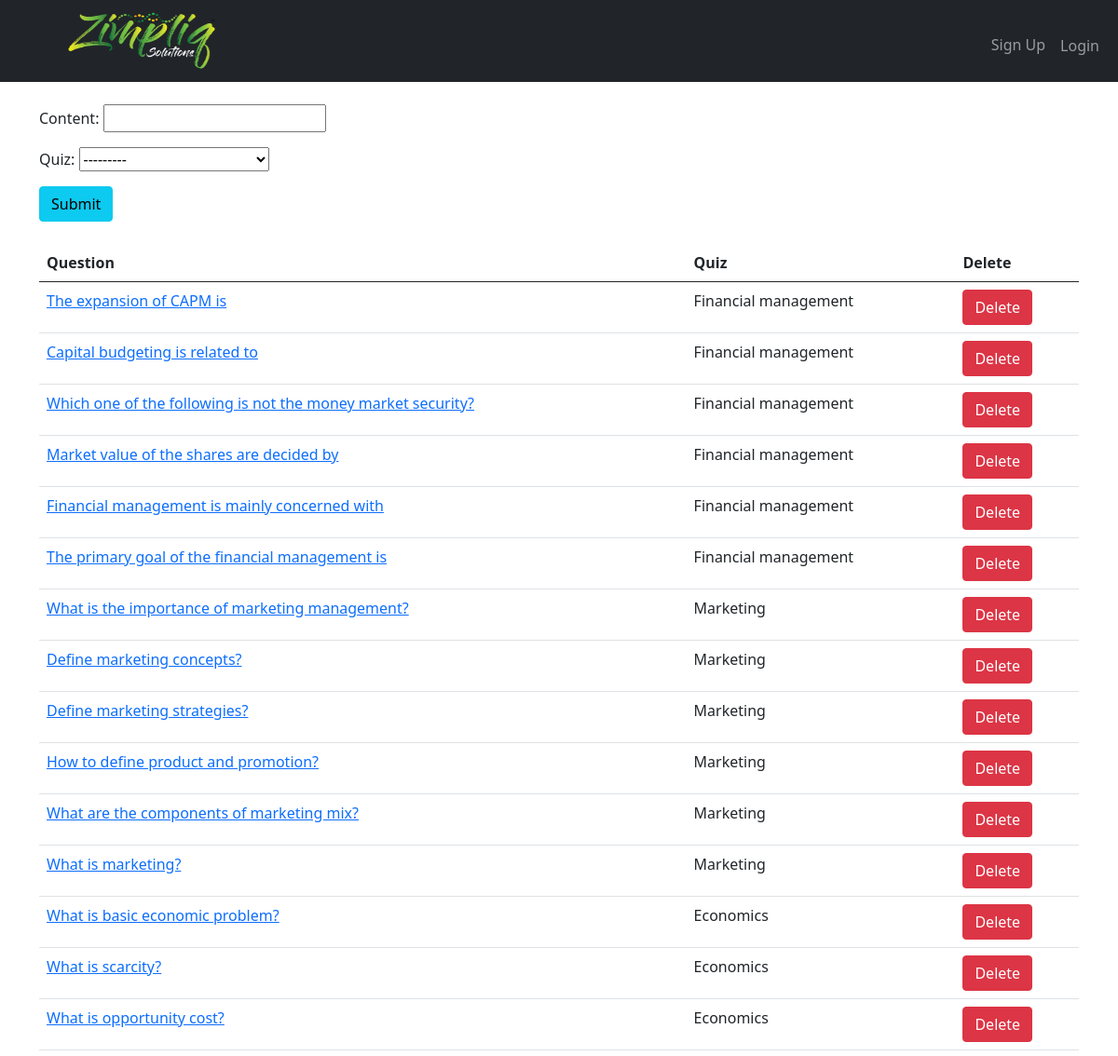
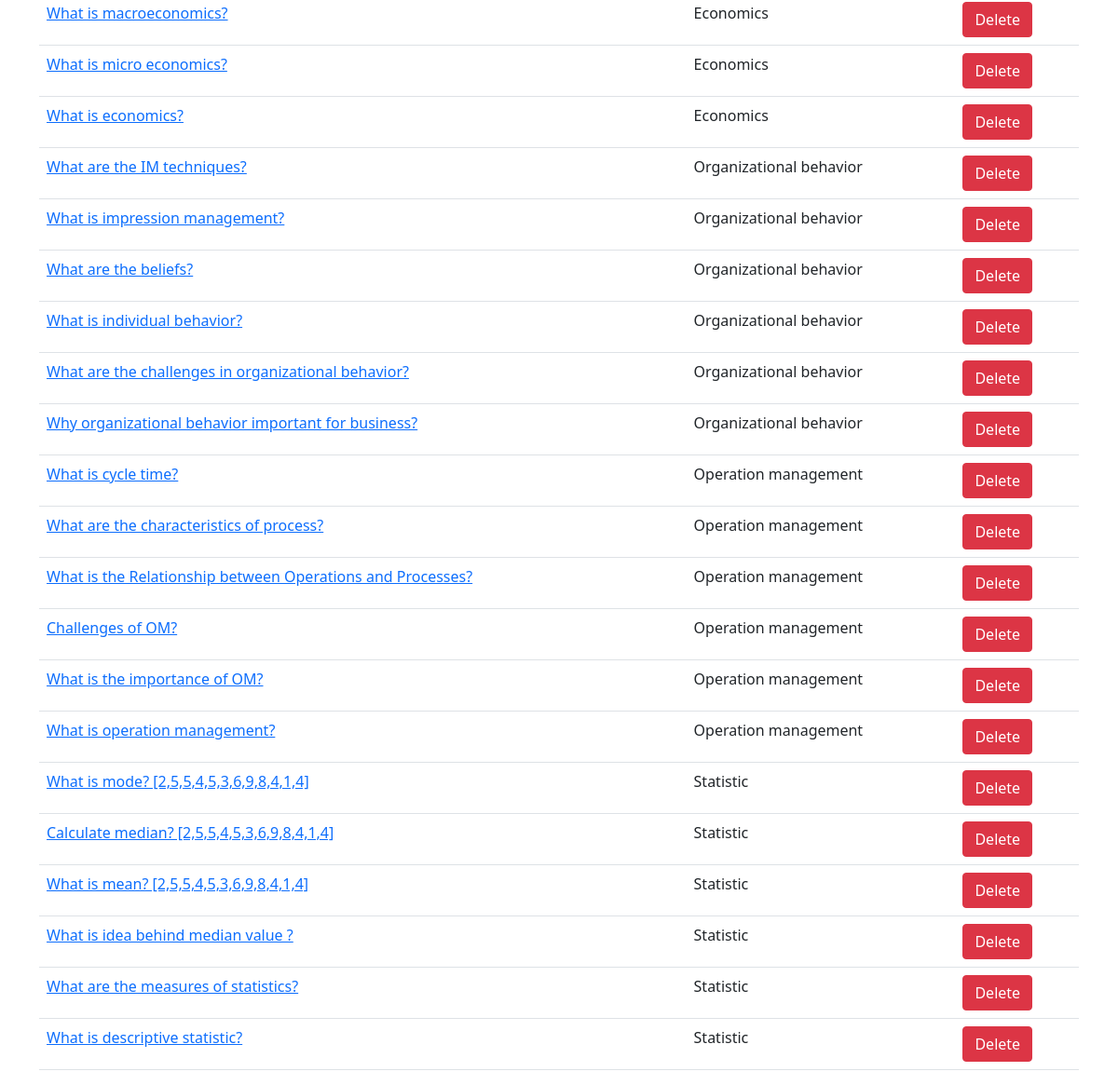
Page /add_question/ on the committed database (2 pictures, top to bottom).
### home/models.py (models this page shows, shortened)
class Question(models.Model):
    content = models.CharField(max_length=200)
    quiz = models.ForeignKey(Quiz, on_delete=models.CASCADE)

class Quiz(models.Model):
    name = models.CharField(max_length=50)
    desc = models.CharField(max_length=500)
    number_of_questions = models.IntegerField(default=1)
    time = models.IntegerField(help_text="Duration of the quiz in seconds", default="1")
    def __str__(self):
        return self.name

### home/views.py (the view)
# urls.py: path('add_question/', views.add_question, name='add_question'),
def add_question(request):
    questions = Question.objects.all()
    questions = Question.objects.filter().order_by('-id')
    if request.method=="POST":
        form = QuestionForm(request.POST)
        if form.is_valid():
            form.save()
            return render(request, "add_question.html")
    else:
        form=QuestionForm()
    return render(request, "add_question.html", {'form':form, 'questions':questions})

### home/forms.py
class QuestionForm(forms.ModelForm):
    class Meta:
        model = Question
        fields = ('content', 'quiz')

### home/templates/add_question.html (shortened to what this page needs)
{% extends 'base.html' %}
{% block body %}
<div class="container mt-4">
  <form action="/add_question/" method="POST"> {% csrf_token %}
    {{ form.as_p }}
    <button type="submit" class="btn btn-info">Submit</button>
  </form>
  <br>
  <table class="table">
    <thead>
      <tr>
        <th>Question</th>
        <th>Quiz</th>
        <th>Delete</th>
      </tr>
    </thead>
    {% for question in questions %}
    <tr>
      <td><a href="/add_options/{{question.id}}/">{{question.content}}</a></td>
      <td>{{question.quiz}}</td>
      <td><a href="/delete_question/{{question.id}}/" class="btn btn-danger">Delete</a></td>
    </tr>
    {% endfor %}
  </table>
</div>
{% endblock %}

### rows in the picture
Question: content "The expansion of CAPM is", quiz "Financial management"
Question: content "Capital budgeting is related to", quiz "Financial management"
Question: content "Which one of the following is not the money market security?", quiz "Financial management"
Question: content "Market value of the shares are decided by", quiz "Financial management"
Question: content "Financial management is mainly concerned with", quiz "Financial management"
Question: content "The primary goal of the financial management is", quiz "Financial management"
Question: content "What is the importance of marketing management?", quiz "Marketing"
Question: content "Define marketing concepts?", quiz "Marketing"
Question: content "Define marketing strategies?", quiz "Marketing"
Question: content "How to define product and promotion?", quiz "Marketing"
Question: content "What are the components of marketing mix?", quiz "Marketing"
Question: content "What is marketing?", quiz "Marketing"
Question: content "What is basic economic problem?", quiz "Economics"
Question: content "What is scarcity?", quiz "Economics"
Question: content "What is opportunity cost?", quiz "Economics"
Question: content "What is macroeconomics?", quiz "Economics"
Question: content "What is micro economics?", quiz "Economics"
Question: content "What is economics?", quiz "Economics"
Question: content "What are the IM techniques?", quiz "Organizational behavior"
Question: content "What is impression management?", quiz "Organizational behavior"
Question: content "What are the beliefs?", quiz "Organizational behavior"
Question: content "What is individual behavior?", quiz "Organizational behavior"
Question: content "What are the challenges in organizational behavior?", quiz "Organizational behavior"
Question: content "Why organizational behavior important for business?", quiz "Organizational behavior"
Question: content "What is cycle time?", quiz "Operation management"
Question: content "What are the characteristics of process?", quiz "Operation management"
Question: content "What is the Relationship between Operations and Processes?", quiz "Operation management"
Question: content "Challenges of OM?", quiz "Operation management"
Question: content "What is the importance of OM?", quiz "Operation management"
Question: content "What is operation management?", quiz "Operation management"
Question: content "What is mode? [2,5,5,4,5,3,6,9,8,4,1,4]", quiz "Statistic"
Question: content "Calculate median? [2,5,5,4,5,3,6,9,8,4,1,4]", quiz "Statistic"
Question: content "What is mean? [2,5,5,4,5,3,6,9,8,4,1,4]", quiz "Statistic"
Question: content "What is idea behind median value ?", quiz "Statistic"
Question: content "What are the measures of statistics?", quiz "Statistic"
Question: content "What is descriptive statistic?", quiz "Statistic"
